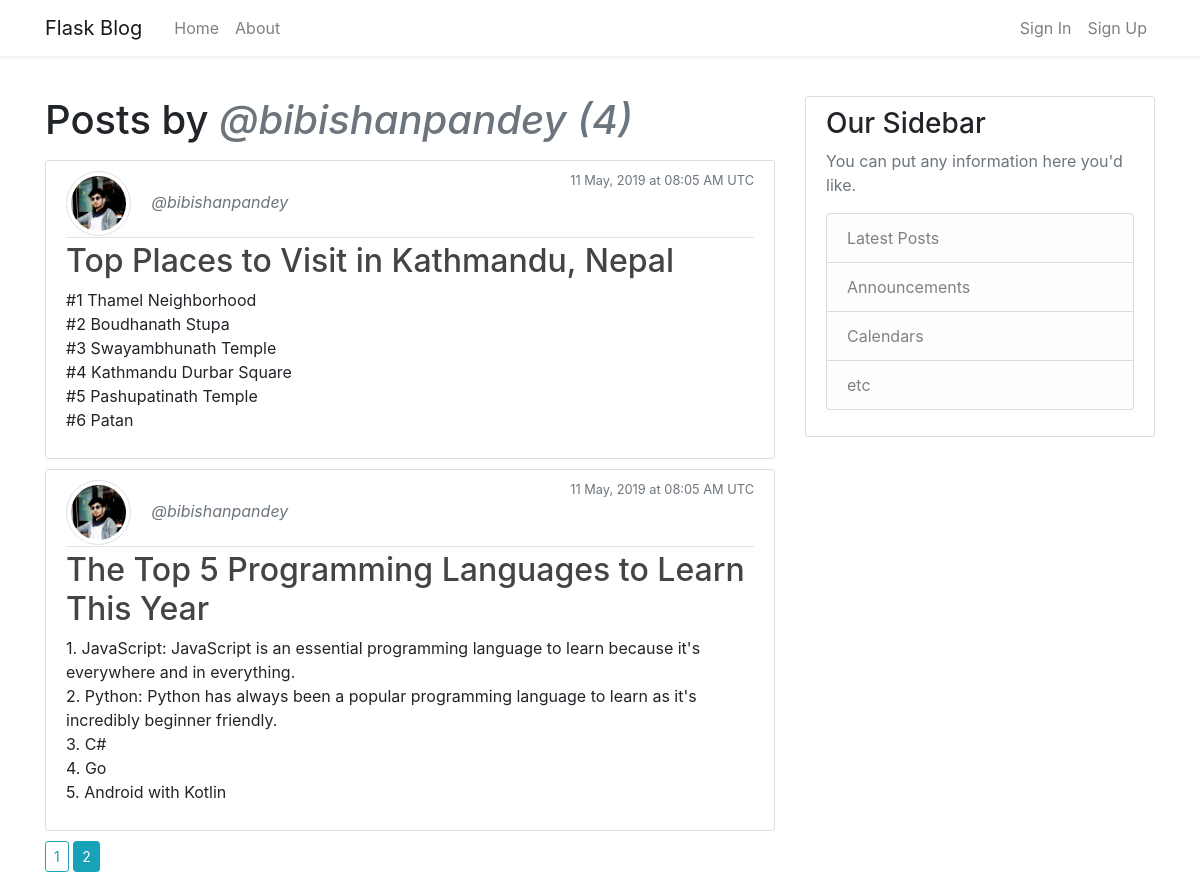
The app's page /user/bibishanpandey?page=2 with its own data.
### flask_blog/models.py (models this page shows, shortened)
class User(db.Model, UserMixin):
    id = db.Column(db.Integer, primary_key = True)
    username = db.Column(db.String(20), unique = True, nullable = False)
    email = db.Column(db.String(120), unique = True, nullable = False)
    image_file = db.Column(db.String(20), nullable = False, default = 'default.png')
    password = db.Column(db.String(60), nullable = False)
    posts = db.relationship('Post', backref = 'author', lazy = True)

class Post(db.Model):
    id = db.Column(db.Integer, primary_key = True)
    title = db.Column(db.String(100), nullable = False)
    date_posted = db.Column(db.DateTime, nullable = False, default = datetime.utcnow)
    content = db.Column(db.Text, nullable = False)
    user_id = db.Column(db.Integer, db.ForeignKey('user.id'), nullable = False)

### flask_blog/users/routes.py (the view)
@users.route("/user/<string:username>")
def user_posts(username):
    page = request.args.get('page', 1, type=int)
    user = User.query.filter_by(username=username).first_or_404()
    posts = Post.query.filter_by(author=user)\
        .order_by(Post.date_posted.desc())\
        .paginate(page=page, per_page=2)
    return render_template('user_posts.html', posts=posts, user=user)

### flask_blog/templates/user_posts.html
{% extends 'layout.html' %}
{% block content %}
    <h1 class="mb-3">Posts by <span class="text-muted font-italic">@{{ user.username }} ({{ posts.total }})</span></h1>
    {% for post in posts.items %}
        <article class="media content-section">
            <div class="media-body">
                <div class="article-metadata">
                    <img class="rounded-circle article-img img-thumbnail" src="{{ url_for('static', filename = 'images/' + post.author.image_file) }}">
                    <a class="mr-2 text-muted font-italic" href="{{ url_for('users.user_posts', username = post.author.username) }}">@{{ post.author.username }}</a>
                    <small class="text-muted float-right">{{ post.date_posted.strftime('%d %B, %Y at %H:%m %p UTC') }}</small>
                </div>
                <h2><a class="article-title" href="{{ url_for('posts.post', post_id = post.id) }}">{{ post.title }}</a></h2>
                <p class="article-content">{{ post.content }}</p>
            </div>
        </article>
    {% endfor %}
    {% for page_num in posts.iter_pages(left_edge=1, right_edge=1, left_current=1, right_current=2) %}
        {% if page_num %}
            {% if posts.page == page_num %}
                <a class="btn btn-sm btn-info mb-4" href="{{ url_for('users.user_posts', username=user.username , page=page_num) }}">{{ page_num }}</a>
            {% else %}
                <a class="btn btn-sm btn-outline-info mb-4" href="{{ url_for('users.user_posts', username=user.username, page = page_num) }}">{{ page_num }}</a>
            {% endif %}
        {% else %}
            ...
        {% endif %}
    {% endfor %}
{% endblock content %}

### flask_blog/static/css/main.css (style rules this page uses)
.content-section { background: #ffffff; padding: 10px 20px; border: 1px solid #dddddd; border-radius: 3px; margin-bottom: 10px; }
.article-title { color: #444444; }
.article-content { white-space: pre-line; }
.article-img { height: 65px; width: 65px; margin-right: 16px; }
.article-metadata { padding-bottom: 1px; margin-bottom: 4px; border-bottom: 1px solid #e3e3e3 }

### records on screen
User: username "bibishanpandey"
Post: image_file (picture), author.username "bibishanpandey", date_posted "11 May, 2019 at 08:05 AM UTC", title "Top Places to Visit in Kathmandu, Nepal", content "#1 Thamel Neighborhood #2 Boudhanath Stupa #3 Swayambhunath Temple #4 Kathmandu Durbar Square #5 Pashupatinath Temple #6 Patan"
Post: image_file (picture), author.username "bibishanpandey", date_posted "11 May, 2019 at 08:05 AM UTC", title "The Top 5 Programming Languages to Learn This Year", content "1. JavaScript: JavaScript is an essential programming language to learn because it's everywhere and in everything. 2. Python: Python has always been a popular programming language to learn as it's incredibly beginner friendly. 3. C# 4. Go 5. Android with Kotlin"

### other values on screen
{{ posts.total }} "4"
{{ page_num }} "1"
{{ page_num }} "2"
